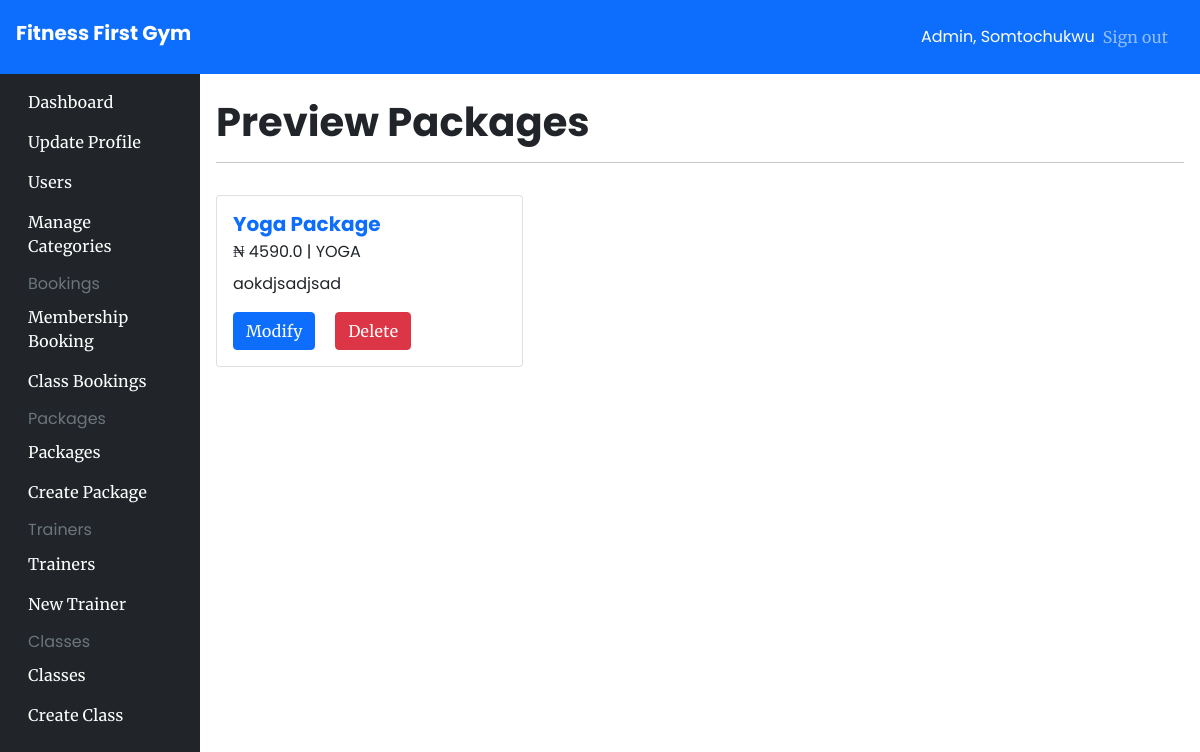
Page /admin/package/all (signed in) on the committed database.
### app/models/__init__.py (models this page shows, shortened)
class User(UserMixin, db.Model):
    id = db.Column(db.Integer, primary_key=True)
    firstname = db.Column(db.String(200), nullable=False)
    lastname = db.Column(db.String(200), nullable=True)
    email = db.Column(db.String(100), nullable=False, unique=True)
    password = db.Column(db.String(200), nullable=False)
    isAdmin = db.Column(db.Boolean(), default=False)
    createdAt = db.Column(db.DateTime, default=datetime.utcnow)
    payment_details = db.relationship('PaymentDetails', uselist=False, back_populates='user')
    membership = db.relation('Membership', uselist=False, back_populates='user')

### app/models/Package.py (models this page shows)
class Package(db.Model):
    id = db.Column(db.Integer, primary_key=True)
    name = db.Column(db.String(100), unique=True)
    price = db.Column(db.Float)
    description = db.Column(db.String(100))
    premium = db.Column(db.Boolean, default=True)
    package_id = db.Column(db.Integer, db.ForeignKey('package_type.id'))
    package_type = db.relationship('PackageType', backref=db.backref('package', lazy='dynamic'))
    category_id = db.Column(db.Integer, db.ForeignKey('category.id'))
    category = db.relationship('Category', backref=db.backref('packages', lazy='dynamic'))

class Category(db.Model):
    id = db.Column(db.Integer, primary_key=True)
    name = db.Column(db.String(50), unique=True)

### app/admin_views.py (the view)
@app.route('/admin/package/all')
@login_required
@authorize_request
def all_packages():
   packages = Package.query.all()
   return render_template('pages/admin/packages/preview.html', packages=packages)

### app/admin_views.py (called while the page is built)
def authorize_request(view_func):
   @wraps(view_func)
   def wrapped_view(*args, **kwargs):
      try:
         if current_user.isAdmin:
               return view_func(*args, **kwargs)
         else:
            flash('Unauthorized')
            return redirect('/')
      except Exception as error:
         return render_template('pages/error/500.html', error=error)
   return wrapped_view

### app/models/__init__.py (called while the page is built)
@login_manager.user_loader
def load_user(id):
    return User.query.get(id)

### app/templates/pages/admin/packages/preview.html (shortened to what this page needs)
{% extends "components/admin_base.html" %}
{% block content %}
<h1 class="my-2">Preview Packages</h1>
<hr />
{% if not packages %}
<div class="container my-4" style="min-height: 80vh; display: grid; place-content: center;">
    <h1 class="text-center">No Package Available</h1>
    <p class="h5 text-center" style="opacity: .6;">Create a new package to view here</p>
</div>
{% else %}
<div class="row row-cols-1 row-cols-md-2 row-cols-lg-3 row align-items-stretch justify-content-start card-deck">
    {% for package in packages %}
    <div class="col gy-3">
        <div class="card h-100">
            <div class="card-body d-flex flex-column">
                <h5 class="card-title text-primary">{{package.name}}</h5>
                <p class="card-subtitle mb-2 text-body-secondary"> ₦ {{package.price}} | {{package.category.name}}</p>
                <p class="card-text">{{package.description}}</p>
                <div class="mt-auto">
                    <a href="/admin/package/edit/{{package.id}}" class="card-link btn btn-primary">Modify</a>
                    <a href="/admin/package/delete/{{package.id}}" class="card-link btn btn-danger">Delete</a>
                </div>
            </div>
        </div>
    </div>
    {% endfor %}
</div>
{% endif %}
{% endblock content %}

### app/templates/components/admin_base.html (shortened to what this page needs)
<!DOCTYPE html>
<html lang="en">
<head>
    <link rel="stylesheet" href="{{url_for('static', filename='css/bootstrap.min.css')}}" />
    <link rel="stylesheet" href="{{url_for('static', filename='css/main.css')}}" />
</head>
<body class="relative">
    <main>
        <nav class="navbar navbar-dark sticky-top bg-primary flex-md-nowrap p-3">
            <a class="navbar-brand h2 col-sm-3 col-md-2 mr-0" href="/">Fitness First Gym</a>
            <div class="navbar-nav px-3">
                <div class="nav-item text-nowrap d-flex align-items-center">
                    <span class="text-white mx-2">Admin, {{current_user.firstname}}</span>
                    <a class="nav-link" href="/auth/logout">Sign out</a>
                </div>
            </div>
        </nav>
        <div>
            <div class="container-fluid">
                <div class="row">
                    {% include "components/admin_navbar.html" %}
                    <main role="main" class="relative col-md-9 ml-sm-auto col-lg-10 p-3">
                        {% block content %} {% endblock %}
                    </main>
                </div>
            </div>
        </div>
    </main>
</body>
</html>

### app/static/css/main.css (style rules this page uses)
body { font-family: 'Merriweather'; }
h1, h2, h3, h4 , h5 , h6, .h1, .h2, .h3, .h4 , .h5 , .h6 { font-family: 'PoppinsBold'; font-weight: 500; }
span, p { font-family: 'Poppins'; }

### rows in the picture
User: firstname "Somtochukwu"
Package: name "Yoga Package", price "4590.0", category.name "YOGA", description "aokdjsadjsad"
